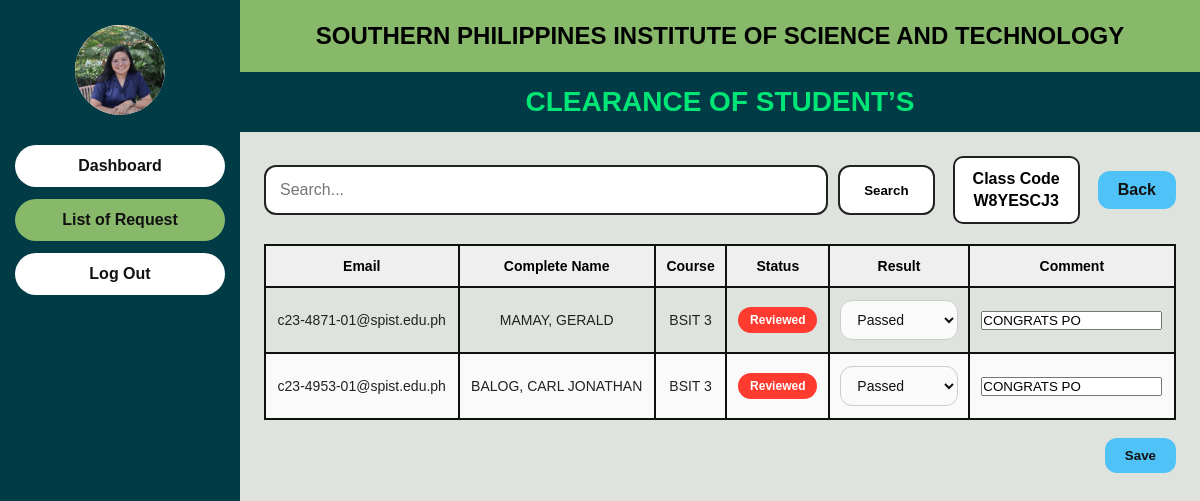
Page /clearance_system/dashboard/class_board.php?class_id=18 (signed in) on the committed database.
### tables this page shows
CREATE TABLE `users` (
  `id` int(11) NOT NULL,
  `firstname` varchar(100) DEFAULT NULL,
  `lastname` varchar(100) DEFAULT NULL,
  `email` varchar(100) DEFAULT NULL,
  `contact_number` varchar(20) DEFAULT NULL,
  `password` varchar(255) DEFAULT NULL,
  `role` enum('student','teacher') DEFAULT NULL,
  `course` varchar(50) DEFAULT NULL,
  `profile_photo` varchar(255) DEFAULT NULL,
  `is_deleted` tinyint(1) NOT NULL DEFAULT 0,
  `deleted_at` datetime DEFAULT NULL
);

CREATE TABLE `teacher_classes` (
  `id` int(11) NOT NULL,
  `teacher_id` int(11) NOT NULL,
  `subject` varchar(100) NOT NULL,
  `course` varchar(50) NOT NULL,
  `class_code` varchar(20) NOT NULL,
  `created_at` timestamp NOT NULL DEFAULT current_timestamp()
);

CREATE TABLE `class_requests` (
  `id` int(11) NOT NULL,
  `class_id` int(11) NOT NULL,
  `student_id` int(11) NOT NULL,
  `subject` varchar(100) NOT NULL,
  `status` varchar(50) DEFAULT 'Requesting',
  `result` varchar(50) DEFAULT '',
  `comment` text DEFAULT NULL,
  `date_signed` date DEFAULT NULL,
  `created_at` timestamp NOT NULL DEFAULT current_timestamp()
);

### clearance_system/dashboard/class_board.php (the view, shortened to what this page needs)
<?php
include("../config/db.php");
$teacher_id = $_SESSION['user_id'];
$userStmt = $conn->prepare("SELECT profile_photo FROM users WHERE id = ? AND role = 'teacher'");
$userStmt->bind_param("i", $teacher_id);
$userStmt->execute();
$userData = $userStmt->get_result()->fetch_assoc();
$photo = !empty($userData['profile_photo'])
    ? "../assets/uploads/profile/" . $userData['profile_photo']
    : "../assets/southern.png";
$class_id = intval($_GET['class_id']);
$search = isset($_GET['search']) ? trim($_GET['search']) : '';
$classStmt = $conn->prepare("SELECT * FROM teacher_classes WHERE id = ?");
$classStmt->bind_param("i", $class_id);
$classStmt->execute();
$classData = $classStmt->get_result()->fetch_assoc();
$sql = "
SELECT class_requests.*, users.firstname, users.lastname, users.email, users.course
FROM class_requests
INNER JOIN users ON class_requests.student_id = users.id
WHERE class_requests.class_id = ?
";
$params = [$class_id];
$types = "i";
$sql .= " ORDER BY class_requests.id DESC";
$stmt = $conn->prepare($sql);
$stmt->bind_param($types, ...$params);
$stmt->execute();
$requests = $stmt->get_result();
?>
<!DOCTYPE html>
<html lang="en">
<head>
    <link rel="stylesheet" href="../assets/style.css">
</head>
<body>
<div class="teacher-wrapper">
    <div class="teacher-sidebar">
        <div class="teacher-profile">
            <div class="teacher-avatar">
                <img src="<?php echo htmlspecialchars($photo); ?>" alt="Teacher Photo">
            </div>
        </div>
        <a href="teacher.php" class="side-btn">Dashboard</a>
        <a href="class_board.php?class_id=<?php echo $class_id; ?>" class="side-btn active">List of Request</a>
        <a href="../auth/logout.php" class="side-btn">Log Out</a>
    </div>
    <div class="teacher-main">
        <div class="teacher-header-top">SOUTHERN PHILIPPINES INSTITUTE OF SCIENCE AND TECHNOLOGY</div>
        <div class="teacher-header-bottom">CLEARANCE OF STUDENT’S</div>
        <div class="request-board-box">
            <div class="request-top-bar">
                <form method="GET" class="search-form">
                    <input type="text" name="search" placeholder="Search..." value="<?php echo htmlspecialchars($search); ?>">
                    <button type="submit">Search</button>
                </form>
                <div class="class-code-box">
                    <span>Class Code</span>
                    <strong><?php echo htmlspecialchars($classData['class_code']); ?></strong>
                </div>
                <a href="teacher.php" class="save-top-btn">Back</a>
            </div>
            <form action="save_request.php" method="POST">
                <table>
                    <thead>
                        <tr>
                            <th>Email</th>
                            <th>Complete Name</th>
                            <th>Course</th>
                            <th>Status</th>
                            <th>Result</th>
                            <th>Comment</th>
                        </tr>
                    </thead>
                    <tbody>
                        <?php if ($requests->num_rows > 0): ?>
                            <?php while($row = $requests->fetch_assoc()): ?>
                                <tr>
                                    <td><?php echo htmlspecialchars($row['email']); ?></td>
                                    <td><?php echo htmlspecialchars($row['lastname'] . ', ' . $row['firstname']); ?></td>
                                    <td><?php echo htmlspecialchars($row['course']); ?></td>
                                    <td>
                                        <span class="status-badge"><?php echo htmlspecialchars($row['status']); ?></span>
                                    </td>
                                    <td>
                                        <select name="result[<?php echo $row['id']; ?>]">
                                            <option value="Passed" <?php echo ($row['result'] === 'Passed') ? 'selected' : ''; ?>>Passed</option>
                                        </select>
                                    </td>
                                    <td>
                                        <input type="text" name="comment[<?php echo $row['id']; ?>]" value="<?php echo htmlspecialchars($row['comment']); ?>">
                                    </td>
                                </tr>
                            <?php endwhile; ?>
                        <?php else: ?>
                            <tr>
                                <td colspan="6">No requests found.</td>
                            </tr>
                        <?php endif; ?>
                    </tbody>
                </table>
                <div class="save-area">
                    <button type="submit" class="save-top-btn">Save</button>
                </div>
            </form>
        </div>
    </div>
</div>
</body>
</html>

### clearance_system/assets/style.css (style rules this page uses)
* { margin: 0; padding: 0; box-sizing: border-box; font-family: Arial, sans-serif; }
* { margin: 0; padding: 0; box-sizing: border-box; }
body { font-family: Arial, sans-serif; background: #e9e9e9; }
.side-btn, .course-btn { display: block; width: 100%; text-align: center; background: white; color: #111; text-decoration: none; padding: 12px; border-radius: 25px; margin: 12px 0; font-weight: bold; border: none; }
.side-btn.active, .course-btn.active { background: #88b96b; }
.search-form { display: flex; gap: 10px; flex: 1; }
.search-form input { flex: 1; padding: 14px; border: 2px solid #222; border-radius: 12px; font-size: 16px; }
.search-form button { padding: 12px 24px; border: 2px solid #222; border-radius: 12px; background: white; font-weight: bold; cursor: pointer; }
table { width: 100%; border-collapse: collapse; }
table th, table td { border: 2px solid #111; padding: 12px 10px; text-align: center; }
table th { background: #efefef; }
.teacher-wrapper { display: flex; min-height: 100vh; background: #dfe3de; }
.teacher-sidebar { width: 240px; background: #003b46; color: #fff; padding: 25px 15px; }
.teacher-profile { text-align: center; margin-bottom: 30px; }
.teacher-avatar { width: 90px; height: 90px; margin: 0 auto 10px; border-radius: 50%; overflow: hidden; background: #fff; display: flex; align-items: center; justify-content: center; }
.teacher-avatar img { width: 100%; height: 100%; object-fit: cover; display: block; }
.teacher-main { flex: 1; }
.teacher-header-top { background: #88b96b; text-align: center; padding: 22px; font-size: 24px; font-weight: bold; }
.teacher-header-bottom { background: #003b46; color: #00e676; text-align: center; padding: 14px; font-size: 28px; font-weight: bold; }
.create-btn, .cancel-btn, .save-top-btn { display: inline-block; padding: 10px 20px; border: none; border-radius: 12px; text-decoration: none; font-weight: bold; cursor: pointer; background: #4fc3f7; color: #111; }
.request-board-box { padding: 24px; }
.request-top-bar { display: flex; justify-content: space-between; align-items: center; gap: 18px; margin-bottom: 20px; flex-wrap: wrap; }
.class-code-box { border: 2px solid #222; background: #fff; padding: 12px 18px; text-align: center; border-radius: 10px; }
.class-code-box span { display: block; font-weight: bold; margin-bottom: 4px; }
.status-badge { display: inline-block; background: #ff3b30; color: #fff; padding: 8px 12px; border-radius: 10px; font-weight: bold; }
.save-area { text-align: right; margin-top: 18px; }
* { margin:0; padding:0; box-sizing:border-box; font-family:Arial, sans-serif; }
html, body { min-height:100%; }
:root { --body-bg:#d9d9d9; --main-bg:#d9d9d9; --top-header-bg:#8fbc67; --top-header-text:#000; --sub-header-bg:#003b49; --sub-header-text:#00ff84; --card-bg:#ffffff; --card-border:1px solid transparent; --card-shadow:0 4px 12px rgba(0,0,0,0.08); --title-text:#003b49; --body-text:#333; --muted-text:#666; --input-bg:#fafafa; --input-text:#111; --input-border:#ccc; --input-placeholder:#777; --table-head-bg:#8fbc67; --table-head-text:#000; --table-cell-text:#222; --table-border:#d8d8d8; --table-even:#fafafa; --success-bg:#d4edda; --success-text:#155724; --success-border:#b7dfbe; --error-bg:#f8d7da; --error-text:#721c24; --error-border:#efb7be; --primary-btn-bg:#003b49; --primary-btn-text:#fff; --primary-btn-border:transparent; --secondary-btn-bg:#8fbc67; --secondary-btn-text:#102a16; --danger-btn-bg:#c0392b; --danger-btn-text:#fff; --theme-btn-bg:#ffffff; --theme-btn-text:#003b49; --theme-btn-border:1px solid #d8d8d8; --badge-green-bg:#e8f4db; --badge-green-text:#264d00; --glass-blur:none; }
body { background:var(--body-bg); transition:background .25s ease; }
.form-group input, .form-group select, .form-group textarea, select, textarea { width:100%; border:1px solid var(--input-border); border-radius:12px; padding:10px 12px; font-size:14px; outline:none; background:var(--input-bg); color:var(--input-text); transition:.2s ease; }
table { width:100%; border-collapse:collapse; }
th, td { border:1px solid var(--table-border); padding:12px 10px; text-align:center; font-size:14px; }
th { background:var(--table-head-bg); color:var(--table-head-text); }
td { color:var(--table-cell-text); background:transparent; }
tr:nth-child(even) td { background:var(--table-even); }
.status-badge { display:inline-block; padding:6px 12px; border-radius:20px; font-size:12px; font-weight:bold; }

### rows in the picture
users: profile_photo (picture)
teacher_classes: class_code "W8YESCJ3"
class_requests: users.email "c23-4871-01@spist.edu.ph", users.lastname+firstname "MAMAY, GERALD", users.course "BSIT 3", status "Reviewed", result+id "Passed", comment "CONGRATS PO"
class_requests: users.email "c23-4953-01@spist.edu.ph", users.lastname+firstname "BALOG, CARL JONATHAN", users.course "BSIT 3", status "Reviewed", result+id "Passed", comment "CONGRATS PO"
